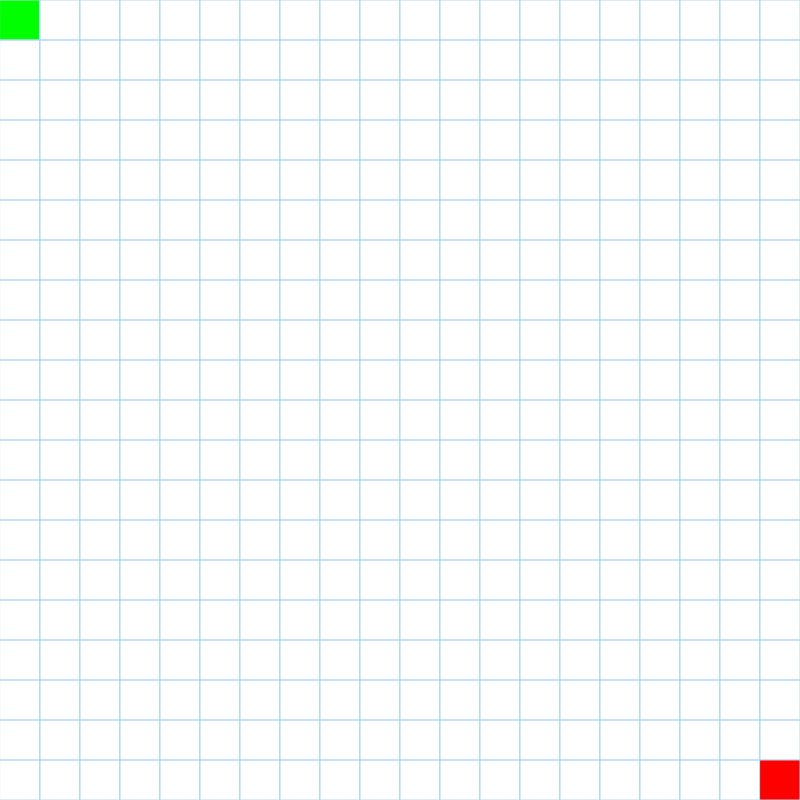
Frame 1 (no input)
Frame 60 (no input): identical to frame 1, image omitted
Frame 120 (the mouse pressed at the canvas centre since frame 60): identical to frame 1, image omitted

The p5.js sketch that drew this single still picture (run headless with seeded random() and noise() and a simulated clock; from frame 60 on, the mouse is pressed at the canvas centre):

// p5.js sketch
// ── sketch.js
// For it to run you need a local server (check: https://github.com/processing/p5.js/wiki/Local-server)
p5.disableFriendlyErrors = true;

var grid;

var wallMode = true;

function setup() {
  // put setup code here
  createCanvas(800, 800);
  grid = new Grid(20, 20, 0, 0, 19, 19);
  pixelDensity(1);
}

function vis(i) {
  if (!grid.isFinding) {
    if (i == 0) {
      grid.reset();
      return;
    }
    grid.isFinding = true;
    b = document.getElementsByTagName("button")[i];
    b.style.backgroundColor = "red";
    grid.clr();
    if (i == 1)
      grid.dfs().then(() => {
        b.style.backgroundColor = "";
        grid.isFinding = false;
      });
    else if (i == 2)
      grid.bfs().then(() => {
        b.style.backgroundColor = "";
        grid.isFinding = false;
      });
    else if (i == 3)
      grid.gbfs().then(() => {
        b.style.backgroundColor = "";
        grid.isFinding = false;
      });
  }
}
function sleep(ms) {
  return new Promise((resolve) => setTimeout(resolve, ms));
}

function mouseClicked() {
  wallMode = grid.getMode(mouseX, mouseY);
  grid.onClick(mouseX, mouseY, wallMode);
}

function mousePressed() {
  wallMode = grid.getMode(mouseX, mouseY);
}

function mouseDragged() {
  if (mouseX >= 0 && mouseX <= width && mouseY >= 0 && mouseY <= height) {
    grid.onClick(mouseX, mouseY, wallMode);
  }
}

function draw() {
  // put drawing code here
  // background(255);
  clear();
  grid.display();
}

// ── grid.js
class Grid {
  constructor(rows, cols, x1, y1, x2, y2) {
    this.rows = rows;
    this.cols = cols;
    this.size = width / this.rows;

    this.start = createVector(x1, y1);
    this.end = createVector(x2, y2);

    this.isFinding = false;

    this.nodes = [];

    for (let i = 0; i < this.rows; i++) {
      this.nodes[i] = [];
      for (let j = 0; j < this.cols; j++) {
        this.nodes[i][j] = new Node(i, j, this.size, dist(i, j, x2, y2));
      }
    }

    this.nodes[x1][y1].isStart = true;
    this.nodes[x2][y2].isEnd = true;

    this.display = function () {
      for (let i = 0; i < this.rows; i++) {
        for (let j = 0; j < this.cols; j++) {
          this.nodes[i][j].display();
        }
      }
    };

    this.getMode = function (x, y) {
      if (x < width && y < height && x > 0 && y > 0)
        return !this.nodes[floor((x / width) * this.rows)][
          floor((y / height) * this.cols)
        ].isWall;
    };

    this.onClick = function (x, y, wallMode) {
      if (x < width && y < height && x > 0 && y > 0)
        if (
          !this.nodes[floor((x / width) * this.rows)][
            floor((y / height) * this.cols)
          ].isStart &&
          !this.nodes[floor((x / width) * this.rows)][
            floor((y / height) * this.cols)
          ].isEnd
        ) {
          this.nodes[floor((x / width) * this.rows)][
            floor((y / height) * this.cols)
          ].setWall(wallMode);
        }
    };

    this.reset = function () {
      for (let i = 0; i < this.rows; i++) {
        for (let j = 0; j < this.cols; j++) {
          this.nodes[i][j].parent = null;
          this.nodes[i][j].isVisited = false;
          this.nodes[i][j].isPath = false;
          this.nodes[i][j].isWall = false;
        }
      }
    };

    this.clr = function () {
      for (let i = 0; i < this.rows; i++) {
        for (let j = 0; j < this.cols; j++) {
          this.nodes[i][j].parent = null;
          this.nodes[i][j].isVisited = false;
          this.nodes[i][j].isPath = false;
        }
      }
    };

    this.showPath = async function () {
      var n = this.nodes[this.end.x][this.end.y];
      while (n && n.parent) {
        await sleep(5).then(() => {
          n.setPath(true);
          n = n.parent;
        });
      }
    };

    let X = [0, 1, 0, -1];
    let Y = [-1, 0, 1, 0];

    this.dfs = async function () {
      this.nodes[this.start.x][this.start.y].setVisited(true);
      var stack = [];

      stack.push(this.nodes[this.start.x][this.start.y]);

      while (stack.length > 0) {
        var curNode = stack.pop();

        if (curNode === this.nodes[this.end.x][this.end.y]) break;

        await sleep(10);
        for (let k = 0; k < 4; k++) {
          let dx = curNode.x + X[k];
          let dy = curNode.y + Y[k];
          if (
            dx >= 0 &&
            dx < this.rows &&
            dy >= 0 &&
            dy < this.cols &&
            !this.nodes[dx][dy].isVisited &&
            !this.nodes[dx][dy].isWall
          ) {
            this.nodes[dx][dy].setVisited(true);
            this.nodes[dx][dy].parent = curNode;
            stack.push(this.nodes[dx][dy]);
          }
        }
      }
      await this.showPath();
    };

    this.bfs = async function () {
      this.nodes[this.start.x][this.start.y].setVisited(true);
      var queue = [];

      queue.push(this.nodes[this.start.x][this.start.y]);

      while (queue.length > 0) {
        var curNode = queue.shift();

        if (curNode === this.nodes[this.end.x][this.end.y]) break;

        await sleep(1);
        for (let k = 0; k < 4; k++) {
          let dx = curNode.x + X[k];
          let dy = curNode.y + Y[k];
          if (
            dx >= 0 &&
            dx < this.rows &&
            dy >= 0 &&
            dy < this.cols &&
            !this.nodes[dx][dy].isVisited &&
            !this.nodes[dx][dy].isWall
          ) {
            this.nodes[dx][dy].setVisited(true);
            this.nodes[dx][dy].parent = curNode;
            queue.push(this.nodes[dx][dy]);
          }
        }
      }

      await this.showPath();
    };

    this.gbfs = async function () {
      this.nodes[this.start.x][this.start.y].setVisited(true);
      var queue = [];

      queue.push(this.nodes[this.start.x][this.start.y]);

      while (queue.length > 0) {
        queue.sort((a, b) => {
          return a.dist > b.dist ? 1 : b.dist > a.dist ? -1 : 0;
        });

        var curNode = queue.shift();
        if (curNode === this.nodes[this.end.x][this.end.y]) break;

        await sleep(1);
        for (let k = 0; k < 4; k++) {
          let dx = curNode.x + X[k];
          let dy = curNode.y + Y[k];
          if (
            dx >= 0 &&
            dx < this.rows &&
            dy >= 0 &&
            dy < this.cols &&
            !this.nodes[dx][dy].isVisited &&
            !this.nodes[dx][dy].isWall
          ) {
            this.nodes[dx][dy].setVisited(true);
            this.nodes[dx][dy].parent = curNode;
            queue.push(this.nodes[dx][dy]);
          }
        }
      }
      await this.showPath();
    };
  }
}

class Node {
  constructor(x, y, size, dist) {
    this.x = x;
    this.y = y;
    this.size = size;
    this.s = size;
    this.dist = dist;

    this.parent;
    this.isStart = false;
    this.isEnd = false;
    this.isPath = false;
    this.isVisited = false;
    this.isWall = false;

    this.setWall = async function (isWall) {
      if (this.isWall != isWall) {
        this.isWall = isWall;
        if (!this.isStart && !this.isEnd) {
          this.s = 0;
          for (let i = 0; i <= this.size; i++) {
            await sleep(1).then(() => {
              this.s = i;
            });
          }
        }
      }
    };

    this.setVisited = async function (isVisited) {
      if (this.isVisited != isVisited) {
        this.isVisited = isVisited;
        if (!this.isStart && !this.isEnd) {
          this.s = 0;
          for (let i = 0; i <= this.size; i++) {
            await sleep(1).then(() => {
              this.s = i;
            });
          }
        }
      }
    };

    this.setPath = async function (isPath) {
      if (this.isPath != isPath) {
        this.isPath = isPath;
        if (!this.isStart && !this.isEnd) {
          this.s = 0;
          for (let i = 0; i <= this.size; i++) {
            await sleep(1).then(() => {
              this.s = i;
            });
          }
        }
      }
    };

    this.display = function () {
      rectMode(CENTER);
      if (this.isStart) fill(0, 255, 0);
      else if (this.isEnd) fill(255, 0, 0);
      else if (this.isWall) fill(12, 53, 71);
      else if (this.isPath) fill(255, 254, 106);
      else if (this.isVisited) fill(0, 190, 218);
      else noFill();
      stroke(175, 216, 248);
      square(
        this.x * this.size + this.size / 2,
        this.y * this.size + this.size / 2,
        this.s
      );
    };
  }
}

// ── styles.css
*,
html {
  padding: 0;
  margin: 0;
}

body {
  display: flex;
  align-items: center;
  justify-content: center;
  height: 100vh;
  flex-direction: column;
  color: black;
}

button {
  background-color: #4caf50;
  border: none;
  padding: 15px 32px;
  width: 200px;
  height: 50px;
  text-align: center;
  text-decoration: none;
  margin: 10px;
  font-size: 16px;
  cursor: pointer;
  border-radius: 5px;
  transition: 200ms;
}

button:hover {
  background-color: #409443;
}

#nav {
  top: 0;
  position: fixed;
  width: 100vw;
  background-color: #282a35;
  display: flex;
  align-items: center;
  justify-content: center;
}

details {
  position: relative;
  width: 300px;
  height: 50px;
  margin: 10px;
}

details[open] {
  z-index: 1;
}

summary {
  /* padding: 1rem; */
  cursor: pointer;
  border-radius: 5px;
  /* background-color: #ddd; */
  background-color: #4caf50;
  color: black;
  list-style: none;
  transition: 200ms;
  padding: 15px 32px;
}

summary:hover {
  background-color: #409443;
}

summary::-webkit-details-marker {
  display: none;
}

details[open] summary:before {
  content: "";
  display: block;
  width: 100vw;
  height: 100vh;
  background: transparent;
  position: fixed;
  top: 0;
  left: 0;
}

summary:after {
  content: "";
  /* display: inline-block; */
  float: right;
  width: 0.5rem;
  height: 0.5rem;
  border-bottom: 1px solid currentColor;
  border-left: 1px solid currentColor;
  border-bottom-left-radius: 2px;
  transform: rotate(45deg) translate(50%, 0%);
  transform-origin: center center;
  transition: transform ease-in-out 100ms;
}

summary:focus {
  outline: none;
}

details[open] summary:after {
  transform: rotate(-45deg) translate(0%, 0%);
}

ul {
  width: 100%;
  background: #ddd;
  color: black;
  list-style-type: none;
  position: absolute;
  top: calc(100% + 0.5rem);
  left: 0;
  padding: 1rem;
  margin: 0;
  box-sizing: border-box;
  border-radius: 5px;
  max-height: 200px;
  overflow-y: auto;
}

li {
  margin: 0;
  padding: 1rem 0;
  border-bottom: 1px solid #ccc;
}

li:first-child {
  padding-top: 0;
}

li:last-child {
  padding-bottom: 0;
  border-bottom: none;
}

/* FAKE SELECT */

summary.radios {
  counter-reset: radios;
}

input[type="radio"] {
  counter-increment: radios;
  appearance: none;
  display: none;
}

input[type="radio"]:checked {
  display: inline;
}

input[type="radio"]:after {
  content: attr(title);
  display: inline;
  /* font-size: 1rem; */
  font-size: 16px;
}

ul.list {
  counter-reset: labels;
}

label {
  width: 100%;
  display: block;
  cursor: pointer;
}
